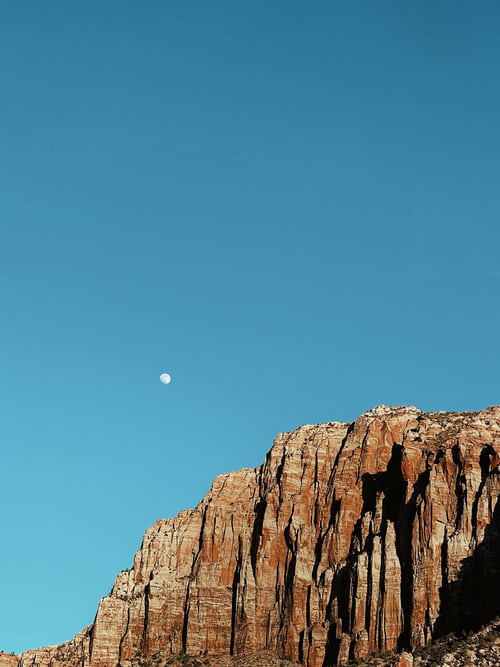
#> input picture mountain.jpg, 500 x 667 px
$ jupyter execute corelation.ipynb
#> lines starting #> are read from the running program, lines starting #| are printed output that depends on the picture
[cell 1]
import cv2
import numpy as np
from matplotlib import pyplot as plt

# Load the image and the filter/template
image = cv2.imread('mountain.jpg', cv2.IMREAD_GRAYSCALE)
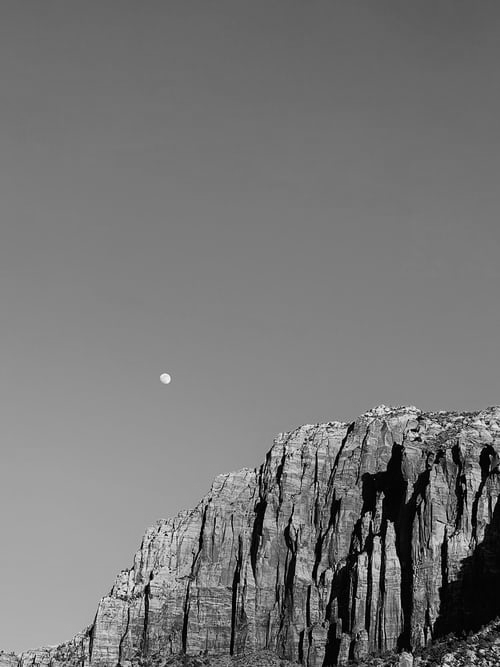
#> image: shape (667, 500); min 0, max 252, mean 118.3
filter_template = cv2.imread('mountain.jpg', cv2.IMREAD_GRAYSCALE)

# Perform correlation using OpenCV's matchTemplate function

correlation_map = cv2.matchTemplate(image, filter_template, cv2.TM_CCOEFF_NORMED)
#> correlation_map = [1]

# Find the location of the best match
min_val, max_val, min_loc, max_loc = cv2.minMaxLoc(correlation_map)
#> min_val = 1; max_val = 1; min_loc = (0, 0); max_loc = (0, 0)
top_left = max_loc
#> top_left = (0, 0)
bottom_right = (top_left[0] + filter_template.shape[1], top_left[1] + filter_template.shape[0])
#> bottom_right = (500, 667)

# Draw a rectangle around the best match in the original image
result_image = cv2.cvtColor(image, cv2.COLOR_GRAY2BGR)
cv2.rectangle(result_image, top_left, bottom_right, (0, 255, 0), 2)
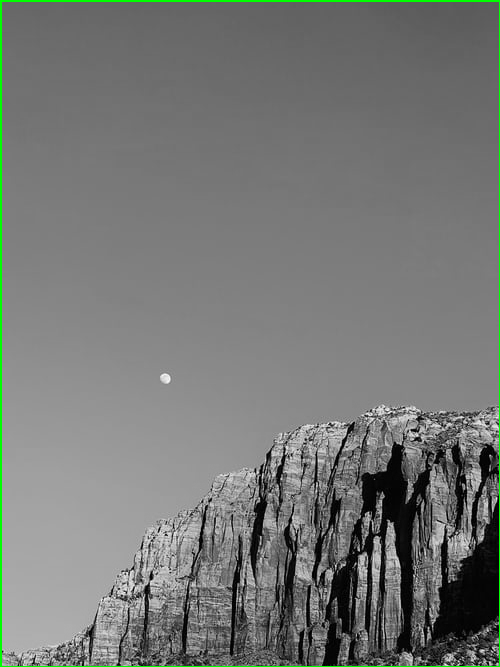
#> result_image: shape (667, 500, 3); mean B, G, R 117.1, 119.8, 117.1

# Display the result
plt.subplot(1, 2, 1)
plt.imshow(image, cmap='gray')
plt.title('Original Image')
plt.axis('off')

plt.subplot(1, 2, 2)
plt.imshow(result_image)
plt.title('Correlation Result')
plt.axis('off')

plt.tight_layout()
plt.show()
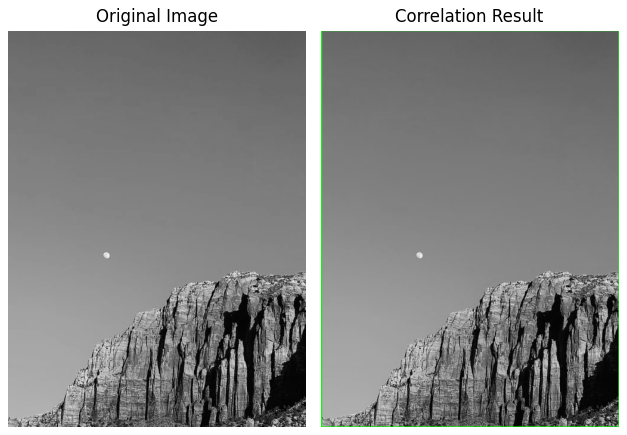
#> figure drawn by matplotlib, 2 panels
